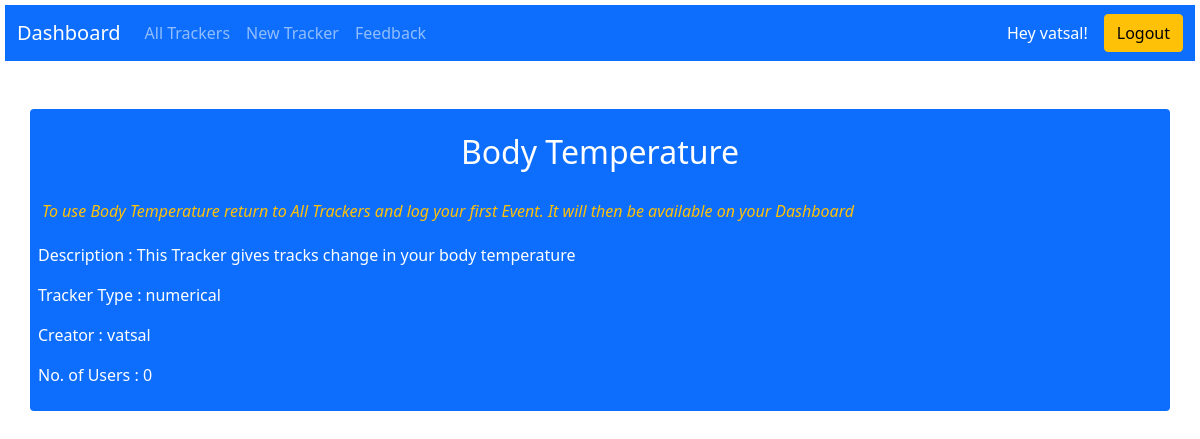
/trackerinfo/3 (signed in), run on the app's committed database.
### application/models.py (models this page shows, shortened)
class Users(db.Model,UserMixin):
    __tablename__='Users'
    user_id=db.Column(db.Integer,primary_key=True,autoincrement=True)
    username=db.Column(db.String(30),unique=True,nullable=False)
    password=db.Column(db.String(300),nullable=False)
    u_timestamp=db.Column(db.DateTime(timezone=True),default=datetime.utcnow())

class Trackers(db.Model):
    __tablename__='Trackers'
    tracker_id=db.Column(db.Integer,primary_key=True,autoincrement=True)
    tracker_name=db.Column(db.String(100),unique=True,nullable=False)
    creator_id=db.Column(db.Integer,db.ForeignKey(Users.user_id),nullable=False)
    timestamp=db.Column(db.DateTime(timezone=True),default=datetime.utcnow())
    description=db.Column(db.String)
    type=db.Column(db.String,nullable=False)
    no_users=db.Column(db.Integer,nullable=False,default=0)

### application/controllers.py (the view)
@app.route('/trackerinfo/<int:t_id>')
@login_required
def t_info(t_id,user=current_user):
    tracker=Trackers.query.get(t_id)
    creator=Users.query.get(tracker.creator_id)
    return render_template('t_info.html',user=user,tracker=tracker,creator_n=creator.username)

### main.py (called while the page is built)
@login_manager.user_loader
def load_user(user_id):
    return Users.query.get(int(user_id))

### templates/t_info.html (shortened to what this page needs)
<!DOCTYPE html>
<html lang="en">
<head>
    <link href="https://cdn.jsdelivr.net/npm/bootstrap@5.1.3/dist/css/bootstrap.min.css" rel="stylesheet">
</head>
<body style="background-image:url('https://cdn.wallpapersafari.com/3/39/23DZVH.jpg') ; background-size: cover; margin: 5px;">
    <nav class="navbar navbar-expand-sm navbar-dark bg-primary">
        <div class="container-fluid">
            <a class="navbar-brand" href="/dashboard/{{user.user_id}}">Dashboard</a>
            <div class="collapse navbar-collapse text-white-50" id="mynavbar">
                <ul class="navbar-nav me-auto">
                    <li class="nav-item">
                        <a class="nav-link" href="/alltrackers">All Trackers</a>
                    </li>
                    <li class="nav-item">
                        <a class="nav-link" href="/newTracker">New Tracker</a>
                    </li>
                    <li class="nav-item">
                        <a class="nav-link" href="/feedback">Feedback</a>
                    </li>
                </ul>
                <p class="mt-1 mb-1 pe-3 text-white">Hey {{user.username}}!</p>
                <form class="d-flex" action="/logout/{{user.user_id}}">
                    <input type="submit" class="btn btn-warning" value="Logout">
                </form>
            </div>
        </div>
    </nav>
    <div class="container mt-5 mx-auto p-2 bg-primary text-white rounded align-middle">
        <h2 class="text-center p-3">{{tracker.tracker_name}}</h2>
        <p class="p-1 text-warning"><i>To use {{tracker.tracker_name}} return to All Trackers and log your first Event. It will then be available on your Dashboard</i></p>
        <p class="">Description : {{tracker.description}}</p>
        <p class="">Tracker Type : {{tracker.type}}</p>
        <p class="">Creator : {{creator_n}}</p>
        <p class="">No. of Users : {{tracker.no_users}}</p>
    </div>
</body>
</html>

### data on the page
Users: username "vatsal"
Trackers: tracker_name "Body Temperature", description "This Tracker gives tracks change in your body temperature", type "numerical", no_users "0"
